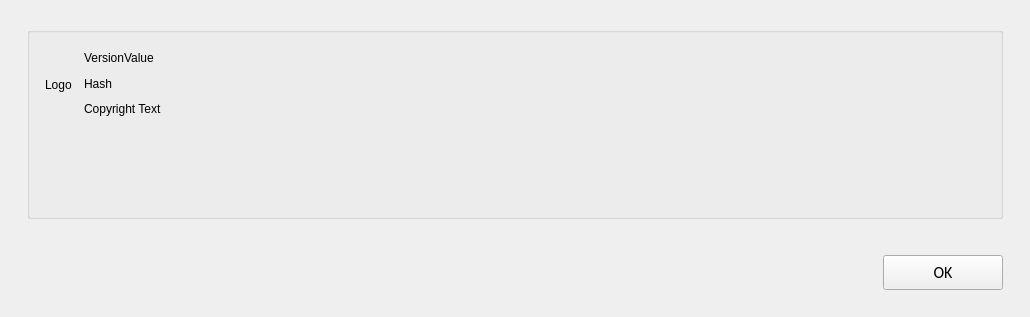
<?xml version="1.0" encoding="UTF-8"?>
<ui version="4.0">
 <class>C_NagAboutDialog</class>
 <widget class="QWidget" name="C_NagAboutDialog">
  <property name="geometry">
   <rect>
    <x>0</x>
    <y>0</y>
    <width>1030</width>
    <height>317</height>
   </rect>
  </property>
  <property name="windowTitle">
   <string>C_NagAboutDialog</string>
  </property>
  <layout class="QVBoxLayout" name="pc_VerticalLayout">
   <property name="leftMargin">
    <number>27</number>
   </property>
   <property name="topMargin">
    <number>27</number>
   </property>
   <property name="rightMargin">
    <number>27</number>
   </property>
   <property name="bottomMargin">
    <number>0</number>
   </property>
   <item>
    <widget class="stw::opensyde_gui_elements::C_OgeGbx" name="pc_GroupBoxGeneral_5">
     <property name="minimumSize">
      <size>
       <width>500</width>
       <height>0</height>
      </size>
     </property>
     <property name="title">
      <string/>
     </property>
     <layout class="QVBoxLayout" name="verticalLayout_4">
      <item>
       <spacer name="verticalSpacer_6">
        <property name="orientation">
         <enum>Qt::Vertical</enum>
        </property>
        <property name="sizeType">
         <enum>QSizePolicy::Fixed</enum>
        </property>
        <property name="sizeHint" stdset="0">
         <size>
          <width>6</width>
          <height>6</height>
         </size>
        </property>
       </spacer>
      </item>
      <item>
       <layout class="QHBoxLayout" name="horizontalLayout_12">
        <property name="topMargin">
         <number>0</number>
        </property>
        <item>
         <spacer name="horizontalSpacer_7">
          <property name="orientation">
           <enum>Qt::Horizontal</enum>
          </property>
          <property name="sizeType">
           <enum>QSizePolicy::Fixed</enum>
          </property>
          <property name="sizeHint" stdset="0">
           <size>
            <width>6</width>
            <height>20</height>
           </size>
          </property>
         </spacer>
        </item>
        <item>
         <layout class="QVBoxLayout" name="verticalLayout_8">
          <property name="rightMargin">
           <number>0</number>
          </property>
          <property name="bottomMargin">
           <number>0</number>
          </property>
          <item>
           <layout class="QHBoxLayout" name="horizontalLayout_6" stretch="0,0,0,1">
            <item>
             <layout class="QVBoxLayout" name="verticalLayout_2">
              <item>
               <spacer name="verticalSpacer_5">
                <property name="orientation">
                 <enum>Qt::Vertical</enum>
                </property>
                <property name="sizeType">
                 <enum>QSizePolicy::Fixed</enum>
                </property>
                <property name="sizeHint" stdset="0">
                 <size>
                  <width>20</width>
                  <height>30</height>
                 </size>
                </property>
               </spacer>
              </item>
              <item>
               <widget class="QLabel" name="pc_LabelLogo">
                <property name="text">
                 <string>Logo</string>
                </property>
               </widget>
              </item>
              <item>
               <spacer name="verticalSpacer_4">
                <property name="orientation">
                 <enum>Qt::Vertical</enum>
                </property>
                <property name="sizeHint" stdset="0">
                 <size>
                  <width>20</width>
                  <height>40</height>
                 </size>
                </property>
               </spacer>
              </item>
             </layout>
            </item>
            <item>
             <spacer name="horizontalSpacer_2">
              <property name="orientation">
               <enum>Qt::Horizontal</enum>
              </property>
              <property name="sizeHint" stdset="0">
               <size>
                <width>6</width>
                <height>25</height>
               </size>
              </property>
             </spacer>
            </item>
            <item>
             <layout class="QVBoxLayout" name="verticalLayout_3" stretch="0">
              <item>
               <layout class="QVBoxLayout" name="verticalLayout_5">
                <item>
                 <layout class="QHBoxLayout" name="horizontalLayout_5" stretch="0,0">
                  <property name="spacing">
                   <number>6</number>
                  </property>
                  <item>
                   <widget class="stw::opensyde_gui_elements::C_OgeLabContextMenuBase" name="pc_LabelValOpenSYDEVersion">
                    <property name="styleRole" stdset="0">
                     <string>heading-group-bold</string>
                    </property>
                    <property name="minimumSize">
                     <size>
                      <width>0</width>
                      <height>20</height>
                     </size>
                    </property>
                    <property name="maximumSize">
                     <size>
                      <width>16777215</width>
                      <height>20</height>
                     </size>
                    </property>
                    <property name="text">
                     <string>VersionValue</string>
                    </property>
                    <property name="alignment">
                     <set>Qt::AlignLeading|Qt::AlignLeft|Qt::AlignVCenter</set>
                    </property>
                    <property name="textInteractionFlags">
                     <set>Qt::LinksAccessibleByMouse|Qt::TextSelectableByMouse</set>
                    </property>
                   </widget>
                  </item>
                  <item>
                   <spacer name="horizontalSpacer_6">
                    <property name="orientation">
                     <enum>Qt::Horizontal</enum>
                    </property>
                    <property name="sizeType">
                     <enum>QSizePolicy::Expanding</enum>
                    </property>
                    <property name="sizeHint" stdset="0">
                     <size>
                      <width>40</width>
                      <height>20</height>
                     </size>
                    </property>
                   </spacer>
                  </item>
                 </layout>
                </item>
                <item>
                 <layout class="QHBoxLayout" name="horizontalLayout">
                  <item>
                   <widget class="stw::opensyde_gui_elements::C_OgeLabContextMenuBase" name="pc_LabelValOpenSYDEHash">
                    <property name="styleRole" stdset="0">
                     <string>group-item-value</string>
                    </property>
                    <property name="text">
                     <string>Hash</string>
                    </property>
                    <property name="textInteractionFlags">
                     <set>Qt::LinksAccessibleByMouse|Qt::TextSelectableByMouse</set>
                    </property>
                   </widget>
                  </item>
                  <item>
                   <spacer name="horizontalSpacer_3">
                    <property name="orientation">
                     <enum>Qt::Horizontal</enum>
                    </property>
                    <property name="sizeHint" stdset="0">
                     <size>
                      <width>40</width>
                      <height>20</height>
                     </size>
                    </property>
                   </spacer>
                  </item>
                 </layout>
                </item>
                <item>
                 <layout class="QHBoxLayout" name="horizontalLayout_17">
                  <property name="topMargin">
                   <number>2</number>
                  </property>
                  <item>
                   <widget class="stw::opensyde_gui_elements::C_OgeLabContextMenuBase" name="pc_LabelValCopyright">
                    <property name="styleRole" stdset="0">
                     <string>group-item-value</string>
                    </property>
                    <property name="text">
                     <string>Copyright Text</string>
                    </property>
                    <property name="textInteractionFlags">
                     <set>Qt::LinksAccessibleByMouse|Qt::TextSelectableByMouse</set>
                    </property>
                   </widget>
                  </item>
                 </layout>
                </item>
                <item>
                 <spacer name="verticalSpacer_8">
                  <property name="orientation">
                   <enum>Qt::Vertical</enum>
                  </property>
                  <property name="sizeHint" stdset="0">
                   <size>
                    <width>20</width>
                    <height>40</height>
                   </size>
                  </property>
                 </spacer>
                </item>
               </layout>
              </item>
             </layout>
            </item>
            <item>
             <spacer name="horizontalSpacer">
              <property name="orientation">
               <enum>Qt::Horizontal</enum>
              </property>
              <property name="sizeHint" stdset="0">
               <size>
                <width>40</width>
                <height>20</height>
               </size>
              </property>
             </spacer>
            </item>
           </layout>
          </item>
         </layout>
        </item>
       </layout>
      </item>
     </layout>
    </widget>
   </item>
   <item>
    <spacer name="pc_VerticalSpacerButtonsObove">
     <property name="orientation">
      <enum>Qt::Vertical</enum>
     </property>
     <property name="sizeType">
      <enum>QSizePolicy::Fixed</enum>
     </property>
     <property name="sizeHint" stdset="0">
      <size>
       <width>20</width>
       <height>30</height>
      </size>
     </property>
    </spacer>
   </item>
   <item>
    <layout class="QHBoxLayout" name="horizontalLayout_22">
     <property name="rightMargin">
      <number>0</number>
     </property>
     <item>
      <spacer name="horizontalSpacer_9">
       <property name="orientation">
        <enum>Qt::Horizontal</enum>
       </property>
       <property name="sizeHint" stdset="0">
        <size>
         <width>40</width>
         <height>20</height>
        </size>
       </property>
      </spacer>
     </item>
     <item>
      <widget class="QPushButton" name="pc_PushButtonOk">
       <property name="styleRole" stdset="0">
        <string>dialog</string>
       </property>
       <property name="minimumSize">
        <size>
         <width>120</width>
         <height>35</height>
        </size>
       </property>
       <property name="maximumSize">
        <size>
         <width>120</width>
         <height>35</height>
        </size>
       </property>
       <property name="font">
        <font>
         <family>Calibri</family>
         <pointsize>12</pointsize>
        </font>
       </property>
       <property name="text">
        <string>OK</string>
       </property>
      </widget>
     </item>
    </layout>
   </item>
   <item>
    <spacer name="pc_VerticalSpacerBottom">
     <property name="orientation">
      <enum>Qt::Vertical</enum>
     </property>
     <property name="sizeType">
      <enum>QSizePolicy::Fixed</enum>
     </property>
     <property name="sizeHint" stdset="0">
      <size>
       <width>20</width>
       <height>27</height>
      </size>
     </property>
    </spacer>
   </item>
  </layout>
 </widget>
 <customwidgets>
  <customwidget>
   <class>stw::opensyde_gui_elements::C_OgeGbx</class>
   <extends>QGroupBox</extends>
   <header>C_OgeGbx.hpp</header>
   <container>1</container>
  </customwidget>
  <customwidget>
   <class>stw::opensyde_gui_elements::C_OgeLabContextMenuBase</class>
   <extends>QLabel</extends>
   <header>C_OgeLabContextMenuBase.hpp</header>
  </customwidget>
 </customwidgets>
 <resources/>
 <connections/>
</ui>
